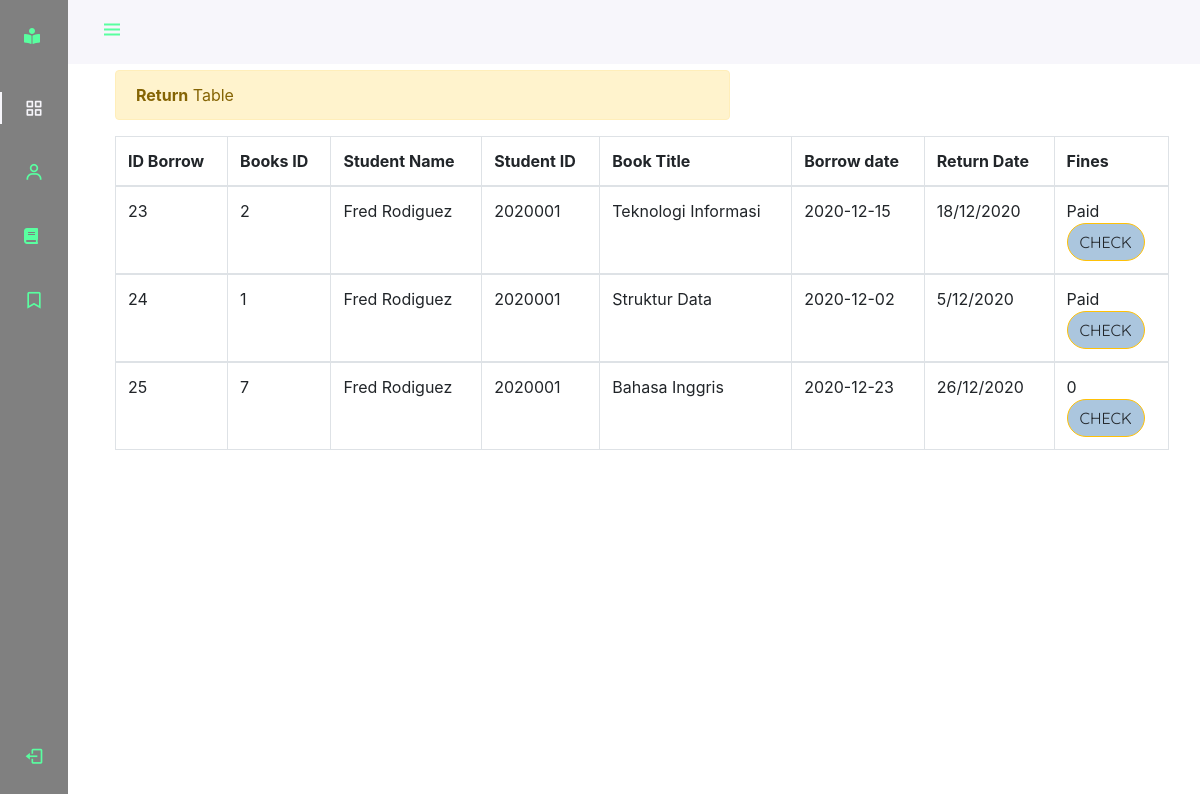
/book/return.php (signed in), run on the app's committed database.
### tables this page shows
CREATE TABLE `borrow` (
  `borrowId` int(255) NOT NULL,
  `adminId` int(10) NOT NULL,
  `BooksId` int(11) NOT NULL,
  `StudentName` varchar(25) NOT NULL,
  `id_student` int(11) NOT NULL,
  `bookName` varchar(30) NOT NULL,
  `borrowDate` varchar(12) NOT NULL,
  `returnDate` varchar(12) NOT NULL,
  `fine` varchar(100) NOT NULL
);

### book/return.php (the view, shortened to what this page needs)
<?php
require '../includes/db-inc.php';
$student = $_SESSION['student-name'];
 ?>
<!DOCTYPE html>
<html lang="en" dir="ltr">
  <head>
    <link href='https://cdn.jsdelivr.net/npm/boxicons@2.0.5/css/boxicons.min.css' rel='stylesheet'>
    <link rel="stylesheet" href="https://cdnjs.cloudflare.com/ajax/libs/font-awesome/5.15.1/css/all.min.css">
    <link rel="stylesheet" href="assets/css/styles.css">
		<link rel="stylesheet" href="assets/css/bootstrap.min.css">
  </head>
  <body id="body-pd">
    <header class="header" id="header">
        <div class="header__toggle">
            <i class='bx bx-menu' id="header-toggle"></i>
        </div>
    </header>
    <div class="l-navbar" id="nav-bar">
        <nav class="nav">
            <div>
                <a href="#" class="nav__logo">
                    <i class="fas fa-book-reader" style="font-size: 24; color:#59ffa0"></i>
                </a>
                <div class="nav__list">
                    <a href="../Main page/index.php" class="nav__link active">
                    <i class='bx bx-grid-alt nav__icon' ></i>
                    </a>
                    <a href="../profile/profile.php" class="nav__link">
                        <i class='bx bx-user nav__icon' ></i>
                    </a>
                    <a href="../book/book2.php" class="nav__link">
                        <i class="fas fa-book"></i>
                    </a>
                    <a href="../book/return.php" class="nav__link">
                        <i class='bx bx-bookmark nav__icon' ></i>
                    </a>
                </div>
            </div>
            <a href="../Main page/logout.php" class="nav__link">
                <i class='bx bx-log-out nav__icon' ></i>
            </a>
        </nav>
    </div>
<div class="container">
	<div class="alert alert-warning col-lg-7 col-md-12 col-sm-12 col-xs-12 col-lg-offset-2 col-md-offset-0 col-sm-offset-1 col-xs-offset-0" style="margin-top:70px">
	    <strong>Return</strong> Table
	</div>
	</div>
	<div class="container">
		<div class="panel panel-default">
		  <table class="table table-bordered">
		          <thead>
		               <tr>
		                  <th>ID Borrow</th>
		                  <th>Books ID</th>
		                  <th>Student Name</th>
		                  <th>Student ID</th>
		                  <th>Book Title</th>
		                  <th>Borrow date</th>
		                  <th>Return Date</th>
		                  <th>Fines</th>
		                </tr>
		          </thead>
		           <?php
                          $sql = "SELECT * FROM borrow where StudentName = '$student'";
                          $query = mysqli_query($conn, $sql);
                          while ($row = mysqli_fetch_assoc($query)) {
                              ?>
		          <tbody>
		            <tr>
		             <td><?php echo $row['borrowId']; ?></td>
		             <td><?php echo $row['BooksId'] ?></td>
		             <td><?php echo $row['StudentName']; ?></td>
		             <td><?php echo $row['id_student']; ?></td>
		             <td><?php echo $row['bookName']; ?></td>
		             <td><?php echo $row['borrowDate']; ?></td>
		             <td><?php echo $row['returnDate']; ?></td>
		    	       <td>
		             	<?php echo $row['fine']; ?><form action="return.php" method="post">
		             <button name="check" type="submit" class="btn btn-warning">CHECK</button>
		             </form>
		             </td>
		            </tr>
		            <?php
                          } ?>
		         </tbody>
		   </table>
	  </div>
	</div>
</body>
</html>

### book/assets/css/styles.css (style rules this page uses)
:root { --header-height: 3rem; --nav-width: 68px; --first-color: #59ffa0; --first-color-light: #AFA5D9; --white-color: #F7F6FB; --second-color :gray; --third-color :#caf0f8; --body-font: 'Nunito', sans-serif; --normal-font-size: 1rem; --body-font2: 'Quicksand', sans-serif; --z-fixed: 100; }
*,::before,::after { box-sizing: border-box; }
body { position: relative; margin: var(--header-height) 0 0 0; padding: 0 1rem; font-family: var(--body-font); font-size: var(--normal-font-size); transition: .5s; }
a { text-decoration: none; }
.header { width: 100%; height: var(--header-height); position: fixed; top: 0; left: 0; display: flex; align-items: center; justify-content: space-between; padding: 0 1rem; background-color: var(--white-color); z-index: var(--z-fixed); transition: .5s; }
.header__toggle { color: var(--first-color); font-size: 1.5rem; cursor: pointer; }
.l-navbar { position: fixed; top: 0; left: -30%; width: var(--nav-width); height: 100vh; background-color: var(--second-color); padding: .5rem 1rem 0 0; transition: .5s; z-index: var(--z-fixed); }
.nav { height: 100%; display: flex; flex-direction: column; justify-content: space-between; overflow: hidden; }
.nav__logo, .nav__link { display: grid; grid-template-columns: max-content max-content; align-items: center; column-gap: 1rem; padding: .5rem 0 .5rem 1.5rem; font-family: var(--body-font2); }
.nav__logo { margin-bottom: 2rem; }
.nav__link { position: relative; color: var(--first-color); margin-bottom: 1.5rem; transition: .3s; }
.nav__icon { font-size: 1.25rem; }
.active { color: var(--white-color); }
.active::before { content: ''; position: absolute; left: 0; width: 2px; height: 32px; background-color: var(--white-color); }
@media screen and (min-width: 768px) { body { margin: calc(var(--header-height) + 1rem) 0 0 0; padding-left: calc(var(--nav-width) + 2rem); } }
@media screen and (min-width: 768px) { .header { height: calc(var(--header-height) + 1rem); padding: 0 2rem 0 calc(var(--nav-width) + 2rem); } }
@media screen and (min-width: 768px) { .l-navbar { left: 0; padding: 1rem 1rem 0 0; } }
@media screen and (min-width: 768px) { * { margin: 0 ; padding: 0; box-sizing: border-box; } }
@media screen and (min-width: 768px) { .container form button { border-radius: 73px; background: #ABC6DE; } }
@media screen and (min-width: 768px) { .container form { font-family: Quicksand; font-style: normal; font-weight: normal; } }

### data on the page
borrow: borrowId "23", BooksId "2", StudentName "Fred Rodiguez", id_student "2020001", bookName "Teknologi Informasi", borrowDate "2020-12-15", returnDate "18/12/2020", fine "Paid"
borrow: borrowId "24", BooksId "1", StudentName "Fred Rodiguez", id_student "2020001", bookName "Struktur Data", borrowDate "2020-12-02", returnDate "5/12/2020", fine "Paid"
borrow: borrowId "25", BooksId "7", StudentName "Fred Rodiguez", id_student "2020001", bookName "Bahasa Inggris", borrowDate "2020-12-23", returnDate "26/12/2020", fine "0"
